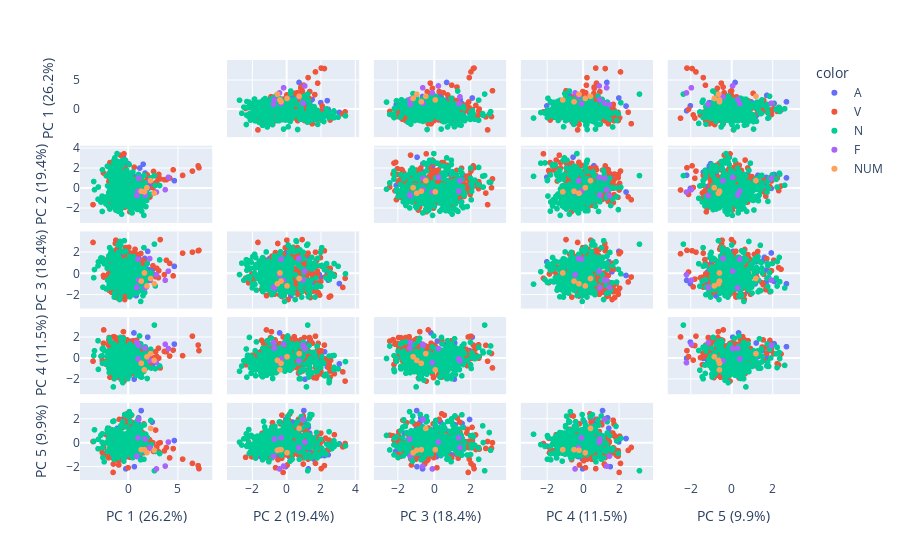

The cell this chart's notebook holds for it:
### Code cell
five_pca = PCA(n_components=5)
five_pca.fit(merged_scaled_df)
five_val = five_pca.transform(merged_scaled_df)
print(np.shape(five_val))
word_df['PC1'] = five_val[:,0]
word_df['PC2'] = five_val[:,1]
word_df['PC3'] = five_val[:,2]
word_df['PC4'] = five_val[:,3]
word_df['PC5'] = five_val[:,4]
word_df.insert(1, 'Word type', word_type, True)

labels = {
    str(i): f"PC {i+1} ({var:.1f}%)"
    for i, var in enumerate(pca.explained_variance_ratio_ * 100)
}

fig = px.scatter_matrix(
    five_val,
    labels=labels,
    dimensions=range(5),
    color=word_df['Word type']
)
fig.update_traces(diagonal_visible=False)
fig.show()

### Figure 1 — Plotly figure (JSON) as saved in the notebook; plotly's stock layout.template omitted (floating-point values rounded to 4 significant figures; data arrays with more than 128 entries replaced by an {"elided": "..."} marker saying what was removed)
{"data": [{"diagonal": {"visible": false}, "dimensions": [{"axis": {"matches": true}, "label": "PC 1 (26.2%)", "values": [1.527, 0.03289, 0.3665, -0.4942, 1.519, 1.056, 1.855, 1.297, 0.1181, 0.3642, 0.07241, 1.293, 0.8641, -0.7718, 0.5939, -1.086, 4.656, -0.5752, 1.322, 0.05027, 1.073, 1.012, 0.8177, 0.1881, 1.676, 0.6918, 1.976, -0.8482, 2.238, 0.6363, 0.4656, 2.434, 2.05, 0.36, 1.18, 0.6125, 0.7705, 0.5261, 0.3055, 1.592, -1.63, -0.2246, 0.8518, 1.541, 0.1323, 0.9858, -0.1117, 1.712, 0.8781, -0.259, 0.9189, 0.221, 0.6815, -0.8133, 1.252, -0.5436, 0.5945, 0.6489, 1.409]}, {"axis": {"matches": true}, "label": "PC 2 (19.4%)", "values": [-0.1512, 2.457, 1.076, 3.109, 2.404, 1.376, 0.3784, -1.014, -0.1445, 0.05827, 0.524, -0.6872, 0.1706, -0.0665, -0.3791, 0.4914, 0.7543, -0.01656, 1.035, 1.357, 0.5938, -0.2809, 0.2772, 0.4962, -0.9574, 1.133, 0.1039, -0.7967, 0.4528, -0.02244, 0.7904, 0.3806, 0.0007997, 1.408, 2.019, 1.102, 0.004043, 0.08465, 1.37, 0.205, 1.632, 1.301, -0.4772, 0.1463, 1.299, -1.066, -1.475, 1.52, 0.6272, 2.245, -0.7344, 1.294, 0.271, 1.615, -1.107, 1.939, -0.2368, 0.1688, 0.03727]}, {"axis": {"matches": true}, "label": "PC 3 (18.4%)", "values": [0.8337, -0.599, -0.7625, -0.9216, -0.0005842, -0.7145, -1.157, 0.7543, 1.732, -0.9534, 0.1873, -0.3084, -1.292, 1.231, -0.1576, 1.144, 0.7028, 1.964, -0.9433, -2.102, -1.455, 1.551, -2.069, -1.021, 1.455, -0.8951, 2.113, -0.6045, -0.6219, -0.926, 0.9165, 0.3659, 0.4049, 0.6945, -0.3097, 1.127, 0.1066, 1.835, -1.631, 0.4503, -0.8399, -0.6198, -0.8187, -0.9862, 1.62, -1.267, 0.147, 0.7474, -0.6253, 0.3884, 0.3144, -1.743, 0.125, -0.6159, -0.5754, -0.05829, 0.9384, 1.172, 0.2306]}, {"axis": {"matches": true}, "label": "PC 4 (11.5%)", "values": [0.3745, -0.7057, 0.1105, -0.5375, -0.8202, 1.386, -0.4193, -0.775, 0.5637, 0.2259, 1.633, 0.4743, -0.2702, 0.9478, 2.416, 1.453, 1.346, 0.735, 1.106, 1.348, 0.9088, 1.019, -0.08557, 1.079, 0.6159, -0.1526, 2.013, 0.4148, 0.07234, 1.535, 0.1929, -0.7324, 0.7625, 0.4143, -0.4738, -2.0, -0.3806, -0.1319, 1.616, 0.6519, 0.09427, -0.001552, 1.299, 0.5472, 0.1548, 1.337, 0.6294, -0.2389, 0.2434, 0.6222, -0.4055, 1.403, -0.7164, -0.01947, 0.6643, -0.2669, -0.6133, 0.702, -0.3642]}, {"axis": {"matches": true}, "label": "PC 5 (9.9%)", "values": [0.2559, -1.011, 1.712, -0.09404, -0.6106, 2.089, -0.1117, 0.9727, 0.09266, 1.163, -0.6898, 0.45, -1.154, -0.9611, 0.3519, 1.214, 0.1827, 1.95, 2.696, -0.7352, -0.1052, 1.618, 0.2323, 0.04906, 0.6607, 0.9155, 0.06615, -0.5391, -0.3197, -2.006, 0.08435, 1.733, 0.296, -0.1261, -1.081, -0.2799, 1.225, -0.3036, 0.8078, 0.7664, -1.16, -2.188, -1.078, -0.4408, 1.301, -0.08452, -1.177, -0.1589, 1.333, -1.076, 0.5551, -0.07281, -0.8198, -1.37, 0.4508, -0.6903, -0.985, 1.503, 0.427]}], "hovertemplate": "color=A<br>%{xaxis.title.text}=%{x}<br>%{yaxis.title.text}=%{y}<extra></extra>", "legendgroup": "A", "marker": {"color": "#636efa", "symbol": "circle"}, "name": "A", "showlegend": true, "type": "splom"}, {"diagonal": {"visible": false}, "dimensions": [{"axis": {"matches": true}, "label": "PC 1 (26.2%)", "values": {"elided": "248 float values"}}, {"axis": {"matches": true}, "label": "PC 2 (19.4%)", "values": {"elided": "248 float values"}}, {"axis": {"matches": true}, "label": "PC 3 (18.4%)", "values": {"elided": "248 float values"}}, {"axis": {"matches": true}, "label": "PC 4 (11.5%)", "values": {"elided": "248 float values"}}, {"axis": {"matches": true}, "label": "PC 5 (9.9%)", "values": {"elided": "248 float values"}}], "hovertemplate": "color=V<br>%{xaxis.title.text}=%{x}<br>%{yaxis.title.text}=%{y}<extra></extra>", "legendgroup": "V", "marker": {"color": "#EF553B", "symbol": "circle"}, "name": "V", "showlegend": true, "type": "splom"}, {"diagonal": {"visible": false}, "dimensions": [{"axis": {"matches": true}, "label": "PC 1 (26.2%)", "values": {"elided": "305 float values"}}, {"axis": {"matches": true}, "label": "PC 2 (19.4%)", "values": {"elided": "305 float values"}}, {"axis": {"matches": true}, "label": "PC 3 (18.4%)", "values": {"elided": "305 float values"}}, {"axis": {"matches": true}, "label": "PC 4 (11.5%)", "values": {"elided": "305 float values"}}, {"axis": {"matches": true}, "label": "PC 5 (9.9%)", "values": {"elided": "305 float values"}}], "hovertemplate": "color=N<br>%{xaxis.title.text}=%{x}<br>%{yaxis.title.text}=%{y}<extra></extra>", "legendgroup": "N", "marker": {"color": "#00cc96", "symbol": "circle"}, "name": "N", "showlegend": true, "type": "splom"}, {"diagonal": {"visible": false}, "dimensions": [{"axis": {"matches": true}, "label": "PC 1 (26.2%)", "values": [2.854, 0.9991, 1.718, 3.737, 2.178, 1.074, 4.056, 0.8639]}, {"axis": {"matches": true}, "label": "PC 2 (19.4%)", "values": [-0.3869, -0.2927, -0.6889, -0.146, 0.7382, 0.9888, 1.092, -0.7385]}, {"axis": {"matches": true}, "label": "PC 3 (18.4%)", "values": [-0.0843, 1.368, -1.33, -0.6099, 1.437, -0.5949, 0.2512, -1.29]}, {"axis": {"matches": true}, "label": "PC 4 (11.5%)", "values": [-0.425, -0.06742, 0.9562, 1.332, -0.2285, 1.228, 0.9218, 1.492]}, {"axis": {"matches": true}, "label": "PC 5 (9.9%)", "values": [-2.196, 0.4106, 0.3053, -1.958, -0.4108, 1.953, 0.0579, -1.123]}], "hovertemplate": "color=F<br>%{xaxis.title.text}=%{x}<br>%{yaxis.title.text}=%{y}<extra></extra>", "legendgroup": "F", "marker": {"color": "#ab63fa", "symbol": "circle"}, "name": "F", "showlegend": true, "type": "splom"}, {"diagonal": {"visible": false}, "dimensions": [{"axis": {"matches": true}, "label": "PC 1 (26.2%)", "values": [2.267, 1.329, 1.646, 1.901, 2.632]}, {"axis": {"matches": true}, "label": "PC 2 (19.4%)", "values": [0.7605, -0.2975, -0.3615, 0.05248, -0.5085]}, {"axis": {"matches": true}, "label": "PC 3 (18.4%)", "values": [-0.4416, -0.6901, 0.07916, -1.14, -0.9386]}, {"axis": {"matches": true}, "label": "PC 4 (11.5%)", "values": [0.4349, -0.4834, -1.109, 0.1419, -0.2055]}, {"axis": {"matches": true}, "label": "PC 5 (9.9%)", "values": [1.203, -0.5806, -0.5832, -0.8348, -0.6314]}], "hovertemplate": "color=NUM<br>%{xaxis.title.text}=%{x}<br>%{yaxis.title.text}=%{y}<extra></extra>", "legendgroup": "NUM", "marker": {"color": "#FFA15A", "symbol": "circle"}, "name": "NUM", "showlegend": true, "type": "splom"}], "layout": {"dragmode": "select", "legend": {"title": {"text": "color"}, "tracegroupgap": 0}, "margin": {"t": 60}}}
